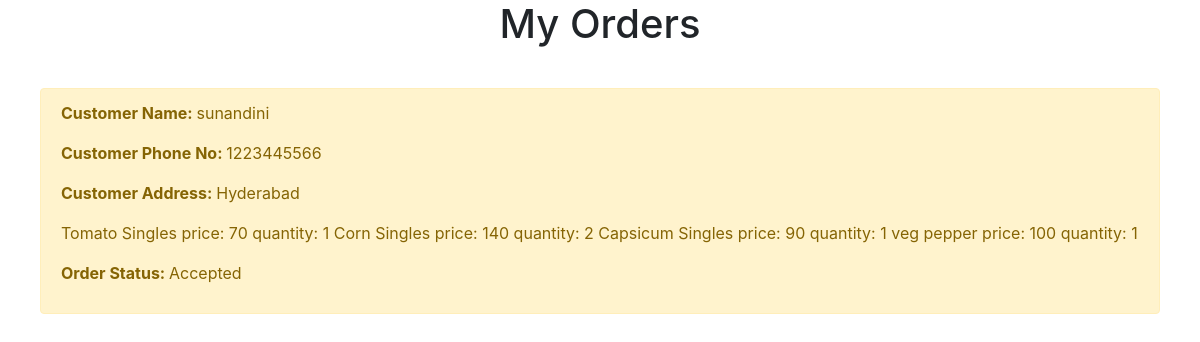
Screenshot of /userorders/ (signed in) with the database file from the repository.
### pizzaapp/models.py (models this page shows)
class OrderModel(models.Model):
    username = models.CharField(max_length=10)
    phoneno = models.CharField(max_length=10)
    address = models.CharField(max_length=10)
    ordereditems = models.CharField(max_length=10)
    status = models.CharField(max_length=10)

### pizzaapp/views.py (the view)
# urls.py: path('userorders/', userorders),
def userorders(request):
    orders = OrderModel.objects.filter(username = request.user.username)
    context = {'orders': orders}
    return render(request,'pizzaapp/userorders.html',context)

### templates/pizzaapp/userorders.html
{% extends 'base.html' %}
{% block content %}
<h1 style="text-align: center">My Orders</h1>
{% for order in orders %}
<div style="margin: 40px" class="alert alert-warning" role="alert">
    <p><b>Customer Name: </b> {{order.username}}</p>
    <p><b>Customer Phone No: </b> {{order.phoneno}}</p>
    <p><b>Customer Address: </b> {{order.address}}</p>
    <p>{{order.ordereditems}}</p>
    <p><b>Order Status: </b> {{order.status}}</p>
</div>
{% endfor %}
{% endblock %}

### rows the page displays
OrderModel: username "sunandini", phoneno "1223445566", address "Hyderabad", ordereditems "Tomato Singles price: 70 quantity: 1 Corn Singles price: 140 quantity: 2 Capsicum Singles price: 90 quantity: 1 veg pepper price: 100 quantity: 1", status "Accepted"
